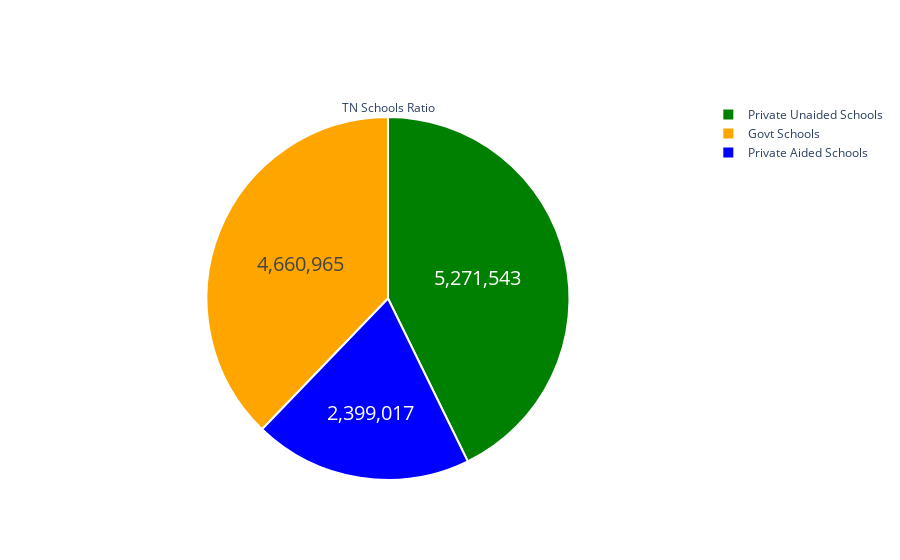

The notebook cell saved with this chart:
### Markdown cell above
## Ratio of School categories

### Code cell
fig = go.Figure(data=[go.Pie(labels=['Govt Schools','Private Aided Schools','Private Unaided Schools'], 
                             values=[school1['Govt Total'][len(school1['Govt Total'])-1],school1['Private Aided Total'][len(school1['Private Aided Total'])-1],school1['Private Unaided Total'][len(school1['Govt Total'])-1]])])
fig.update_traces(hoverinfo='label+percent', textinfo='value', textfont_size=20,
                  marker=dict(colors=['orange','blue','green'], line=dict(color='#ffffff', width=2)),title=dict(
                  text='TN Schools Ratio'))
pyo.iplot(fig)

### Figure 1 — Plotly figure (JSON) as saved in the notebook; plotly's stock layout.template omitted (floating-point values rounded to 4 significant figures)
{"data": [{"hoverinfo": "label+percent", "labels": ["Govt Schools", "Private Aided Schools", "Private Unaided Schools"], "marker": {"colors": ["orange", "blue", "green"], "line": {"color": "#ffffff", "width": 2}}, "textfont": {"size": 20}, "textinfo": "value", "title": {"text": "TN Schools Ratio"}, "type": "pie", "values": [4660965, 2399017, 5271543]}], "layout": {}}
